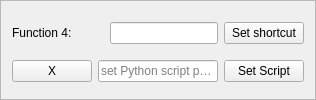
                <widget class="QFrame" name="frame_11">
                 <property name="minimumSize">
                  <size>
                   <width>0</width>
                   <height>85</height>
                  </size>
                 </property>
                 <property name="frameShape">
                  <enum>QFrame::StyledPanel</enum>
                 </property>
                 <property name="frameShadow">
                  <enum>QFrame::Raised</enum>
                 </property>
                 <layout class="QGridLayout" name="gridLayout_17">
                  <item row="0" column="4">
                   <widget class="QPushButton" name="setShortFunc4">
                    <property name="text">
                     <string>Set shortcut</string>
                    </property>
                   </widget>
                  </item>
                  <item row="0" column="3">
                   <widget class="QLineEdit" name="lineEdit_16"/>
                  </item>
                  <item row="1" column="1" colspan="3">
                   <widget class="QLineEdit" name="lineEdit_17">
                    <property name="readOnly">
                     <bool>true</bool>
                    </property>
                    <property name="placeholderText">
                     <string>set Python script path</string>
                    </property>
                   </widget>
                  </item>
                  <item row="1" column="4">
                   <widget class="QPushButton" name="setSript4">
                    <property name="text">
                     <string>Set Script</string>
                    </property>
                   </widget>
                  </item>
                  <item row="1" column="0">
                   <widget class="QPushButton" name="xf4">
                    <property name="text">
                     <string>X</string>
                    </property>
                   </widget>
                  </item>
                  <item row="0" column="0" colspan="2">
                   <widget class="QLabel" name="label_58">
                    <property name="minimumSize">
                     <size>
                      <width>0</width>
                      <height>30</height>
                     </size>
                    </property>
                    <property name="text">
                     <string>Function 4:</string>
                    </property>
                   </widget>
                  </item>
                 </layout>
                </widget>
